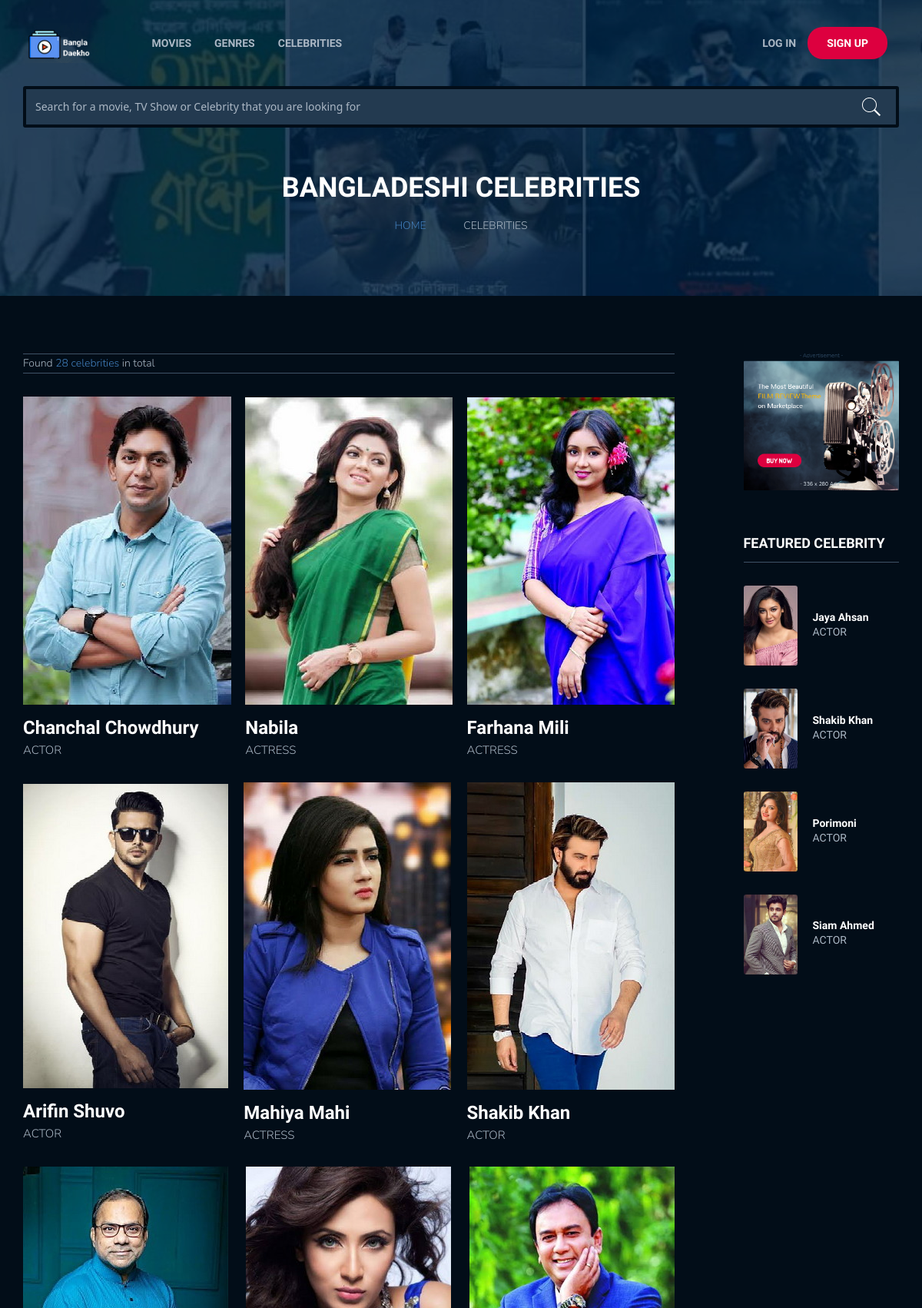
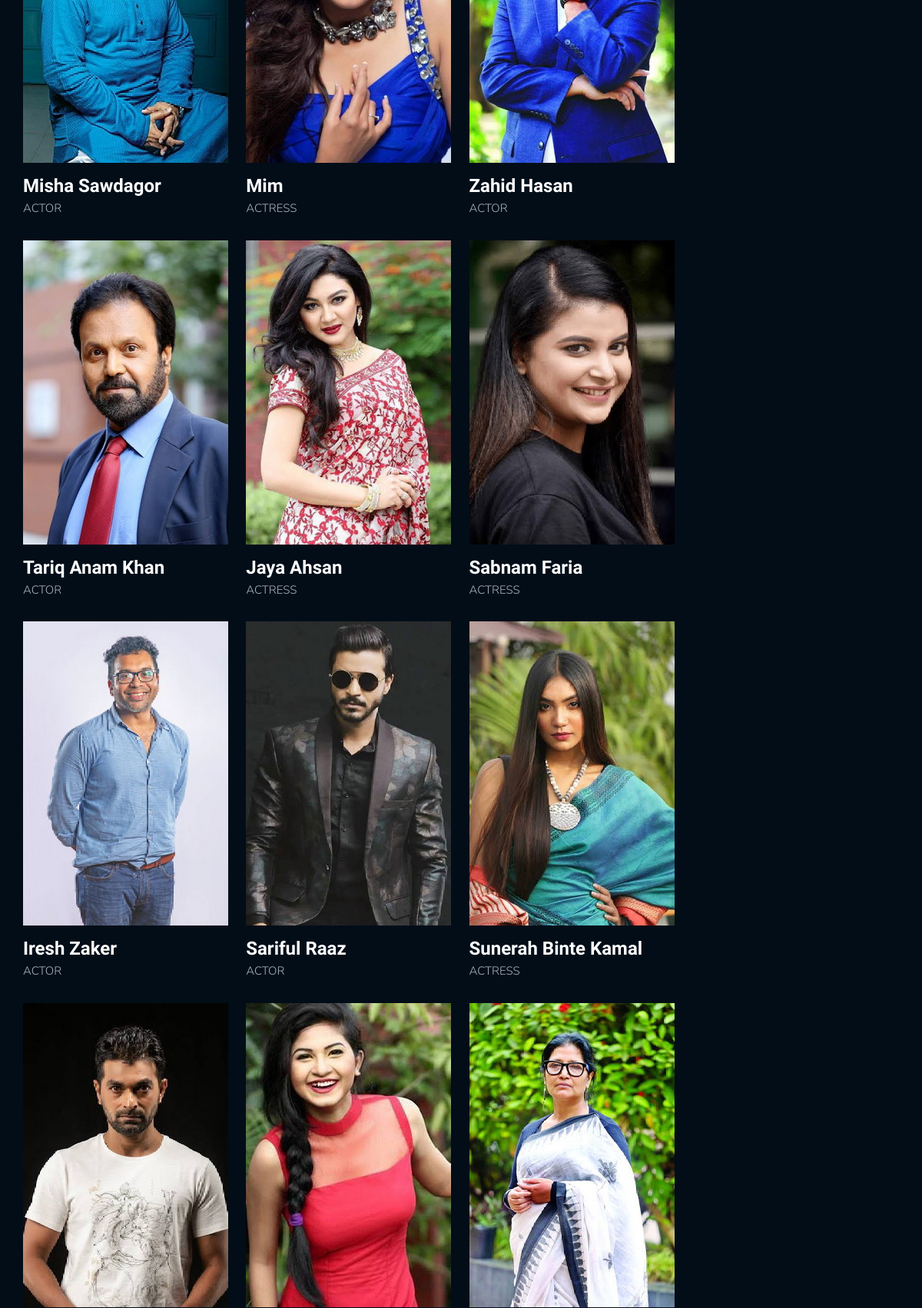
Page /celebrities.html (upper part) on the committed database (2 pictures, top to bottom).
### movie/models.py (models this page shows, shortened)
class Cast(models.Model):
    name = models.CharField(max_length=64)
    gender = models.CharField(max_length=6, choices=Genders, default='Male')
    date_of_birth = models.DateField(null=True, blank=True)
    overview = models.CharField(max_length=1000, default='Not Updated Yet')
    biography = models.CharField(max_length=10000, default='Not Updated Yet')
    movies = models.ManyToManyField(Movie, blank=True, related_name="cast_movie")

### movie/views.py (the view)
# urls.py: path('celebrities.html',views.celebrities,name='celebrities'),
def celebrities(request):
    return render(request,'celebrities.html',{
        "celebrities":Cast.objects.all()
    })

### movie/templates/celebrities.html (shortened to what this page needs)
{% extends "layout.html" %}
{% load static %}
{% block body %}
<div class="hero common-hero">
	<div class="container">
		<div class="row">
			<div class="col-md-12">
				<div class="hero-ct">
					<h1>Bangladeshi Celebrities</h1>
					<ul class="breadcumb">
						<li class="active"><a href="home.html">Home</a></li>
						<li> <span class="ion-ios-arrow-right"></span> Celebrities</li>
					</ul>
				</div>
			</div>
		</div>
	</div>
</div>
<div class="page-single">
	<div class="container">
		<div class="row ipad-width2">
			<div class="col-md-9 col-sm-12 col-xs-12">
				<div class="topbar-filter">
					<p>Found <span>28 celebrities</span> in total</p>
				</div>
				<div class="celebrity-items">
					{% for celeb in celebrities %}
					<div class="ceb-item">
						<a href="{% url 'celebrity' celeb.id %}"><img src='{% static "" %}movie/images/uploads/{{celeb.name}}.jpg' alt=""></a>
						<div class="ceb-infor">
							<h2><a href="celebritylist.html">{{celeb.name}}</a></h2>
							{% if celeb.gender == "MALE" %}
							<span>Actor</span>
							{% endif %}
							{% if celeb.gender == "FEMALE" %}
							<span>Actress</span>
							{% endif %}
						</div>
					</div>
					{% endfor %}
				</div>
			</div>
			<div class="col-md-3 col-xs-12 col-sm-12">
				<div class="sidebar">
					<div class="ads">
						<img src="{% static 'movie/images/uploads/ads1.png' %}" alt="">
					</div>
					<div class="celebrities">
						<h4 class="sb-title">featured celebrity</h4>
						<div class="celeb-item">
							<a href="#"><img src="{% static 'movie/images/uploads/Jaya.jpg' %}" alt="" width="70" height="70"></a>
							<div class="celeb-author">
								<h6><a href="http://127.0.0.1:8000/celebrities/17">Jaya Ahsan</a></h6>
								<span>Actor</span>
							</div>
						</div>
						<div class="celeb-item">
							<a href="#"><img src="{% static 'movie/images/uploads/Shakib.jpg' %}" alt="" width="70" height="70"></a>
							<div class="celeb-author">
								<h6><a href="http://127.0.0.1:8000/celebrities/6">Shakib Khan</a></h6>
								<span>Actor</span>
							</div>
						</div>
						<div class="celeb-item">
							<a href="#"><img src="{% static 'movie/images/uploads/Pori.jpg' %}" alt="" width="70" height="70"></a>
							<div class="celeb-author">
								<h6><a href="#">Porimoni</a></h6>
								<span>Actor</span>
							</div>
						</div>
						<div class="celeb-item">
							<a href="#"><img src="{% static 'movie/images/uploads/Siam.jpg' %}" alt="" width="70" height="70"></a>
							<div class="celeb-author">
								<h6><a href="http://127.0.0.1:8000/celebrities/35">Siam Ahmed</a></h6>
								<span>Actor</span>
							</div>
						</div>
					</div>
				</div>
			</div>
		</div>
	</div>
</div>
{% endblock %}

### rows in the picture
Cast: name (picture), name "Chanchal Chowdhury", gender "ACTOR"
Cast: name (picture), name "Nabila", gender "ACTRESS"
Cast: name (picture), name "Farhana Mili", gender "ACTRESS"
Cast: name (picture), name "Arifin Shuvo", gender "ACTOR"
Cast: name (picture), name "Mahiya Mahi", gender "ACTRESS"
Cast: name (picture), name "Shakib Khan", gender "ACTOR"
Cast: name (picture), name "Misha Sawdagor", gender "ACTOR"
Cast: shows a picture, name "Mim", gender "ACTRESS"
Cast: name (picture), name "Zahid Hasan", gender "ACTOR"
Cast: name (picture), name "Tariq Anam Khan", gender "ACTOR"
Cast: name (picture), name "Jaya Ahsan", gender "ACTRESS"
Cast: name (picture), name "Sabnam Faria", gender "ACTRESS"
Cast: name (picture), name "Iresh Zaker", gender "ACTOR"
Cast: name (picture), name "Sariful Raaz", gender "ACTOR"
Cast: name (picture), name "Sunerah Binte Kamal", gender "ACTRESS"
Cast: name (picture)
Cast: name (picture)
Cast: name (picture)
